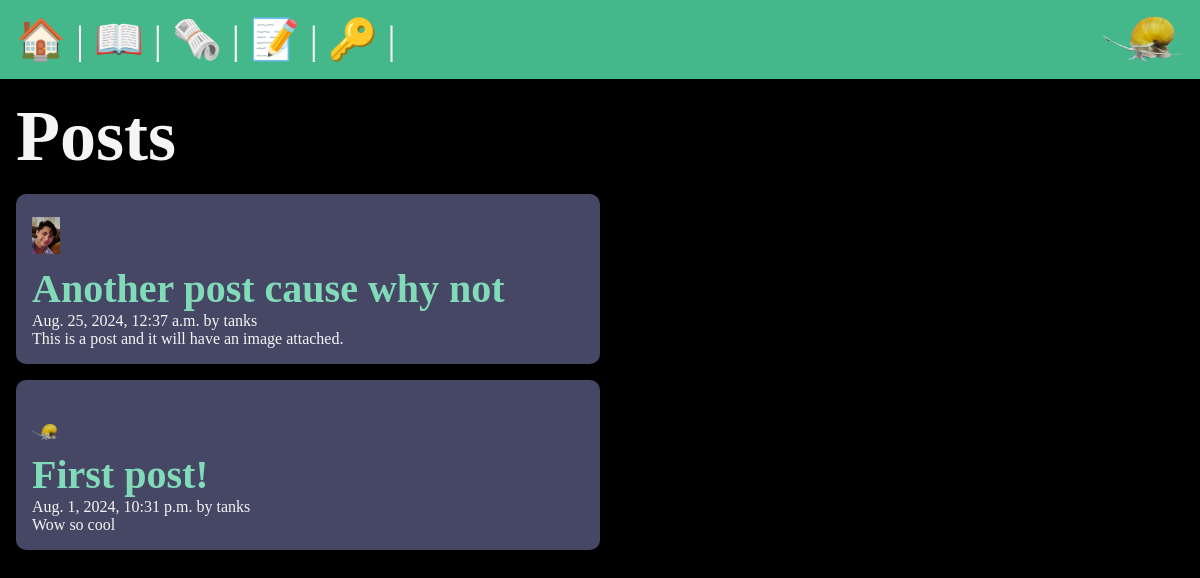
/posts/, run on an earlier commit of the app's database.
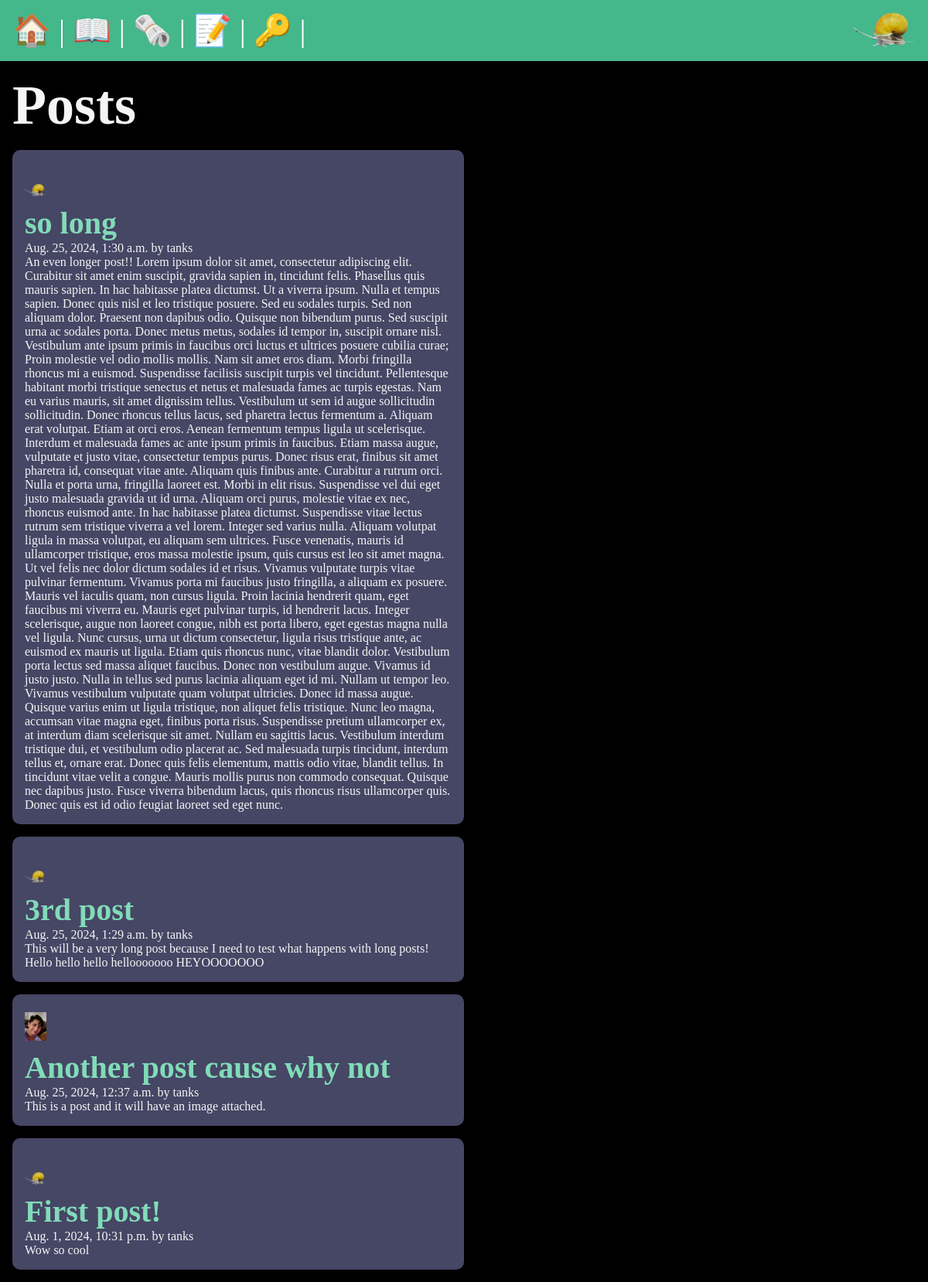
And on a later commit of the database.
### posts/models.py (models this page shows, shortened)
class Post(models.Model):
    title = models.CharField(max_length=75)
    body = models.TextField()
    slug = models.SlugField()
    date = models.DateTimeField(auto_now_add=True)
    banner = models.ImageField(default='snail.jpg',blank=True)
    author = models.ForeignKey(User, on_delete=models.CASCADE, default=None)

### posts/views.py (the view)
# urls.py: path('', views.posts_list, name="list"),
def posts_list(request):
    posts = Post.objects.all().order_by('-date')
    return render(request, 'posts/posts_list.html', {'posts': posts})

### posts/templates/posts/posts_list.html (shortened to what this page needs)
{% extends 'layout.html' %}
{% block content %}
    <section>
        <h1>Posts</h1>
        {% for post in posts %}
            <article class="post">
                <img
                class="post_thumbnail"
                src="{{ post.banner.url }}"
                alt="{{ post.title }}"
                />
                <h2>
                    <a href="{% url 'posts:page' slug=post.slug %}">
                    {{ post.title }}
                    </a>
                </h2>
                <p> {{ post.date }} by {{ post.author }} </p>
                <p> {{ post.body }} </p>
            </article>
        {% endfor %}
    </section>
{% endblock %}

### templates/layout.html (shortened to what this page needs)
<!DOCTYPE html>
{% load static %}
<html lang="en">
<head>
    <link rel="stylesheet" href="{% static 'css/style.css' %}">
</head>
<body>
    <nav class="topnav">
        <a href="/">
            <span role="img" aria-label="Home" title="Home">🏠</span>
        </a> |
        <a href="/about">
            <span role="img" aria-label="About" title="About">📖</span>
        </a> |
        <a href="{% url 'posts:list' %}">
            <span role="img" aria-label="Posts" title="Posts">🗞️</span>
        </a> |
        {% if user.is_authenticated %}
            <a href="{% url 'posts:new-post' %}">
                <span role="img" aria-label="create post" title="create post">🆕</span>
            </a> |
            <a href="{% url 'users:users-profile' username=user.username %}">
                <span role="img" aria-label="user profile" title="user profile">👤</span>
            </a> |
            <form class="logout" action="{% url 'users:logout' %}" method="post">
                {% csrf_token %}
                <button class="logout-button" aria-label="logout" title="logout">👋</button>
            </form>
        {% else %}
            <a href="{% url 'users:register' %}">
                <span role="img" aria-label="User Registration" title="Register">📝</span>
            </a> |
            <a href="{% url 'users:login' %}">
                <span role="img" aria-label="Login" title="Login">🔑</span>
            </a> |
        {% endif %}
        <img src={% static 'images/snail.jpg' %}></img>
    </nav>
    <main>
        {% block content %}
        {% endblock %}
    </main>
</body>
</html>

### static/css/style.css (style rules this page uses)
* { margin: 0; padding: 0; box-sizing: border-box; }
body { min-height: 100vh; background-color: black; color: whitesmoke; font-size: 3rem; }
.topnav { padding: 1rem; background-color: #44B78B; color: white; font-size: 2.5rem; }
.topnav img { width: 7%; height: auto; float: right; }
main { padding: 1rem; }
section { display: flex; flex-flow: column; gap: 1rem; }
h2 { font-size: 2.5rem; }
p { font-size: 1rem; }
a { text-decoration: none; color: #81dbb8; }
.post { border-radius: 10px 10px; background: rgb(70, 70, 101); padding: 16px; width: 50%; height: auto; }
.post_thumbnail { width:5%; height:auto; }

What changed in the data, as far as the page shows it:
added Post: banner (picture), title "so long", date "Aug. 25, 2024, 1:30 a.m.", author "tanks", body "An even longer post!! Lorem ipsum dolor sit amet, consectetur adipiscing elit. Curabitur sit amet enim suscipit, gravida sapien in, tincidunt felis. Phasellus quis mauris sapien. In hac habitasse platea dictumst. Ut a viverra ipsum. Nulla et tempus sapien. Donec quis nisl et leo tristique posuere. Sed eu sodales turpis. Sed non aliquam dolor. Praesent non dapibus odio. Quisque non bibendum purus. Sed suscipit urna ac sodales porta. Donec metus metus, sodales id tempor in, suscipit ornare nisl. Vestibulum ante ipsum primis in faucibus orci luctus et ultrices posuere cubilia curae; Proin molestie vel odio mollis mollis. Nam sit amet eros diam. Morbi fringilla rhoncus mi a euismod. Suspendisse…"
added Post: banner (picture), title "3rd post", date "Aug. 25, 2024, 1:29 a.m.", author "tanks", body "This will be a very long post because I need to test what happens with long posts! Hello hello hello hellooooooo HEYOOOOOOO"
